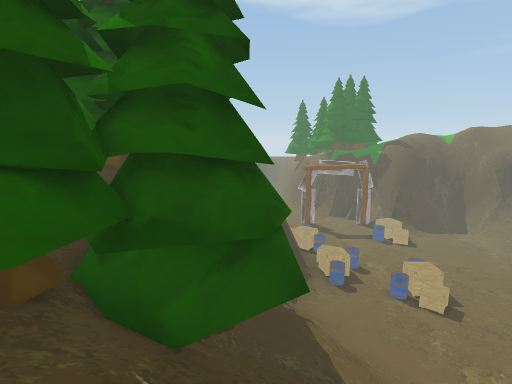
[1] (above)

15 first-person views from a walk through a 3-D level made in the Unity game engine. The camera is 1.3 m above the floor, tilts 10° down and sees 80° across. The floor is counted in squares, 1 m on a side. Each view is taken from the middle of a square. On the plan, view 1 faces up. The plan holds only what a view shows up to about 14 squares ahead; the rest is blank. The place goes on beyond the plan. The player is left out. Some animated figures are left out.

[2]
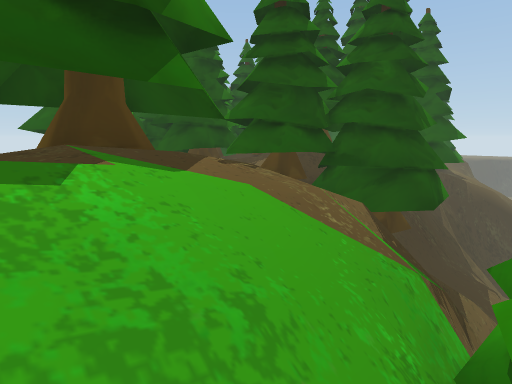

[3]
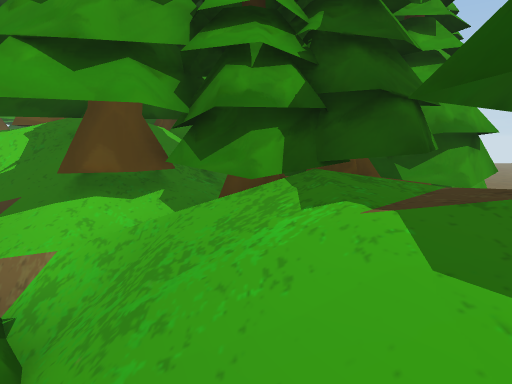

[4]
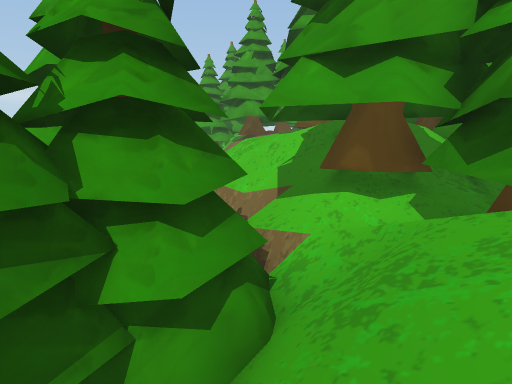

[5]
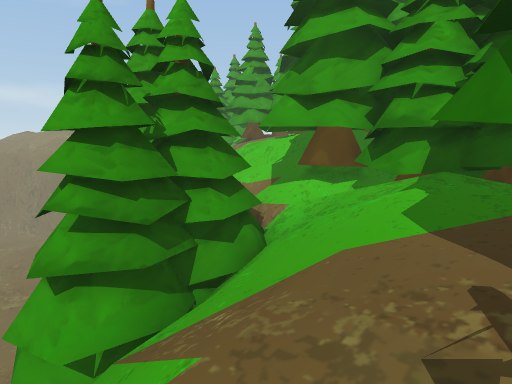

[6]
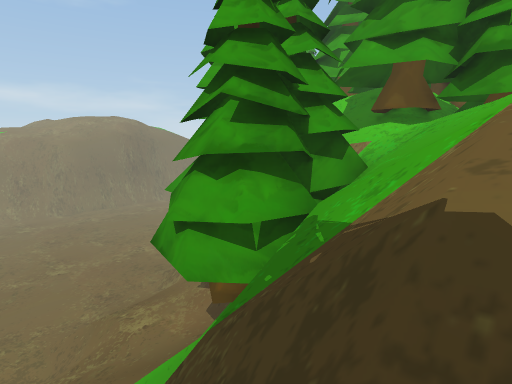

[7]
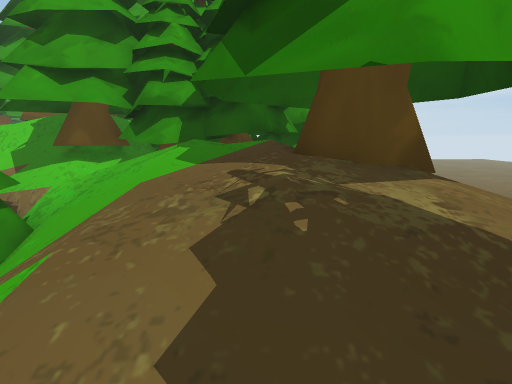

[8]
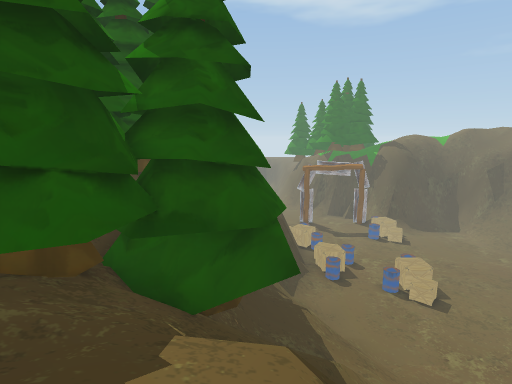

[9]
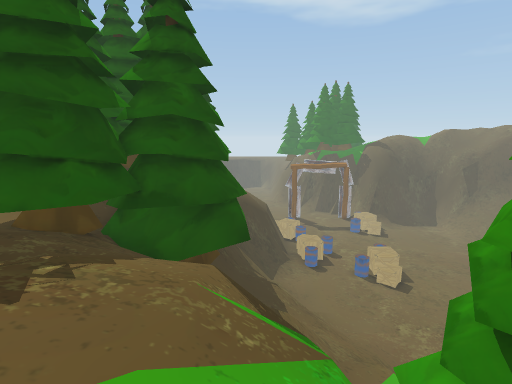

[10]
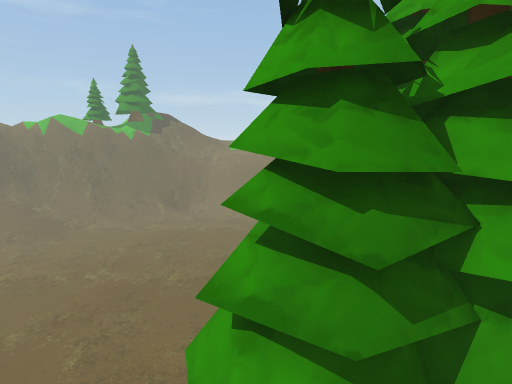

[11]
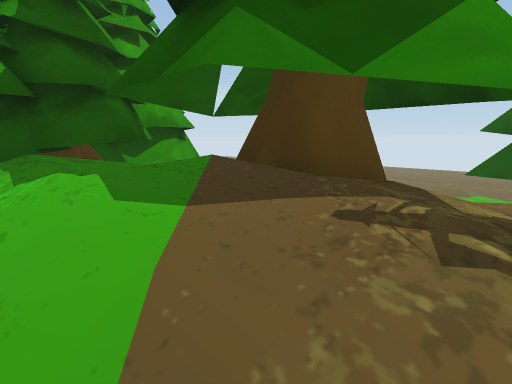

[12]
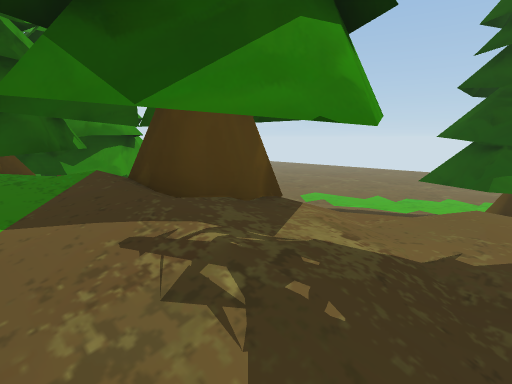

[13]
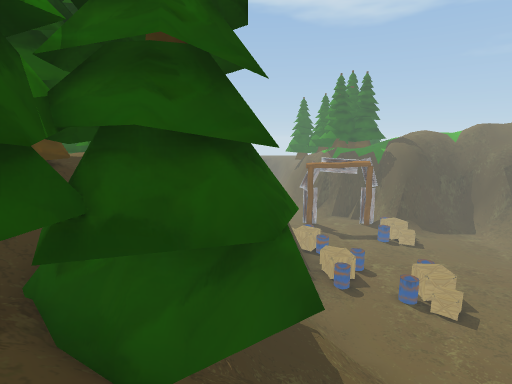

[14]
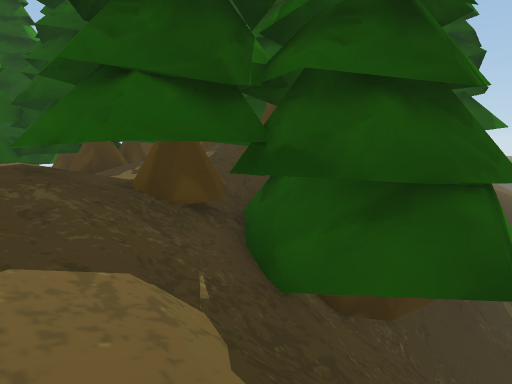

[15]
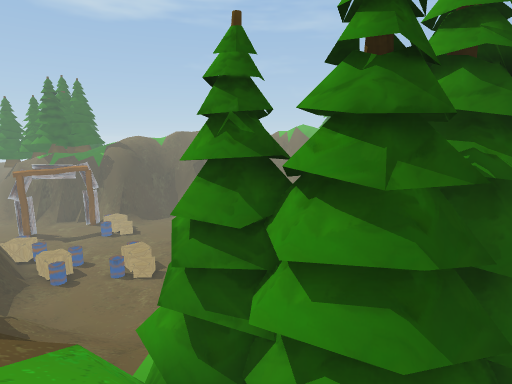

### Floor plan
Key: @ floor where view 1 was taken; # wall or solid block; . main floor; : floor 2.25 m higher than the main floor; + floor 4.75 m higher than the main floor; * floor 5.25 m higher than the main floor; % floor 7.25 m higher than the main floor; & floor 7.75 m higher than the main floor; / step, stairs or slope; = window, fence, low wall or low ledge; ^ raised ledge; v drop or lower ground; T tree; O other object.
Columns run from 4 left of view 1 to 17 right of it. Each row starts with its distance up from view 1.
 18    *+
 17    *v
 16
 15
 14 T      /.....O
 13 T   ##=/........
 12 T   ##//........
 11 T  ##/ =//...... ..
 10 T  ##/ =//.........
  9 T  #=//////........
  8 T  #=//////........
  7 T  ##//////   .....
  6 /TT##/==//    .....
  5 TTTT###=//    .....
  4  TTTTT#///    .....
  3 TTT//=        .....
  2 TTT//=     ///........
  1 %%////v T //////......
  0 %TT/@/v###///// .....
 -1 TTTT///T# ://// /...
 -2 #TTTT//TT # /////..
 -3   TTT//TT#     ==
 -4 TTTT&///TTT    ##
 -5  /TTTTTTTTT
 -6   TTTTTTTT^
 -7 TTT   TTT#^
 -8 TTTT T ####
 -9 T    TT^#
-10 T
-11      TT
-12      T T#O
-13        T O

Positions as (right, up) in squares from view 1, and headings:
1: (0, 0), facing up
2: (3, -4), facing up-left
3: (1, -1), facing down
4: (1, -1), facing down-right
5: (-1, 1), facing down-right
6: (0, 3), facing down-right
7: (-1, 2), facing down
8: (0, -1), facing up
9: (1, -3), facing up
10: (1, 0), facing right
11: (1, 0), facing down-left
12: (0, 1), facing down-left
13: (0, 1), facing up
14: (1, 1), facing up-left
15: (1, -4), facing up-right
